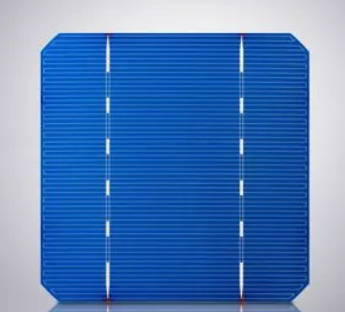
#> input picture PyProjects/cvpy/毕设2.0/img_14.png, 345 x 312 px
$ python s.py
#> lines starting #> are read from the running program, lines starting #| are printed output that depends on the picture; after the words box and inside, x2 and y2 are one past the last pixel; in counts of white or black regions, pixels touching at a corner belong together; long printed decimals are rounded
import cv2
import numpy as np
import re
# 提取感兴趣区域
def findROI(img1):
    # 将原图像转化成灰度图像
    gray = cv2.cvtColor(img1, cv2.COLOR_BGR2GRAY)
    # 将灰度图阈值处理转成二值图像
    ret, binary = cv2.threshold(gray, 120, 255, cv2.THRESH_BINARY_INV)
    # cv2.imshow("二值化", binary)
    # 查找绘制图像轮廓
    # contours, hierarchy = cv2.findContours(binary, cv2.RETR_LIST, cv2.CHAIN_APPROX_SIMPLE)
    contours, hierarchy = cv2.findContours(binary, cv2.RETR_EXTERNAL, cv2.CHAIN_APPROX_SIMPLE)

    mask = np.zeros(img1.shape, np.uint8)
    mask = cv2.drawContours(mask, contours, -1, (255, 255, 255), -1)
    # cv2.imshow("轮廓", mask)
    # 通过按位与操作，提取出感兴趣区域
    a1 = cv2.bitwise_and(img1, mask)
    # cv2.imshow("a1", mask)
    return a1
# 计算灰度均值
def dealImage(img):
    thresholdVal = 0
    res = -1

    while res <= 0:
        thresholdVal += 30
        a4 = cv2.cvtColor(img, cv2.COLOR_BGR2GRAY)
        retval, dst = cv2.threshold(a4, 135, 255, cv2.THRESH_BINARY)
        wi, hi = dst.shape
        for w in range(wi):
            for h in range(hi):
                if dst[w][h] == 255:
                    img[w][h] = 0
        # k = np.ones((3, 3), np.uint8)
        # img = cv2.morphologyEx(img, cv2.MORPH_CLOSE, k, iterations=6)
        r1 = cv2.medianBlur(img, 5)

        blueChannel = r1[:, :, 0]
        cv2.imshow("aa",blueChannel)
        w, h = blueChannel.shape
        num = 0
        sum = 0
        for i in range(w):
            for j in range(h):
                if (blueChannel[i][j] != 0):
                    sum += blueChannel[i][j]
                    num = num + 1
                    res = sum / num
    return res
# 统一图像大小
def resizeImage(img):
    size = (300, 300)
    img = cv2.resize(img, size)
    return img
# 显示结果
def analyse(res):
    if 115 <= res <= 135:
        imgRes1 = cv2.putText(img1, "color:DarkBlue", (0, 160), cv2.FONT_HERSHEY_SIMPLEX, 1, (0, 0, 125), 3)
        cv2.imshow("检测结果", imgRes1)
        print("颜色为深蓝的太阳能电池片")
    if 135 < res <= 155:
        imgRes1 = cv2.putText(img1, "color:MiddleBlue", (0, 160), cv2.FONT_HERSHEY_SIMPLEX, 1, (0, 0, 255), 3)
        cv2.imshow("检测结果", imgRes1)
        print("色差为中蓝的太阳能电池片")
    if 155 < res <= 175:
        imgRes1 = cv2.putText(img1, "color:LightBlue", (0, 160), cv2.FONT_HERSHEY_SIMPLEX, 1, (0, 0, 255), 3)
        # cv2.imshow("检测结果", img1)
        print("色差为浅蓝的太阳能电池片")
    else:
        print("请重试")
if __name__ == '__main__':
    imgName = r"img_14.png"
    a = re.split(r'/', imgName)
    img0 = cv2.imread(imgName)
#> img0 is the input picture: shape (312, 345, 3); mean B, G, R 184.3, 125.3, 81.1
    cv2.imshow("读取原图像",img0)
    img1 = resizeImage(img0)
    img2 = findROI(img1)
#> in findROI, `gray = cv2.cvtColor(img1, cv2.COLOR_BGR2GRAY)`:
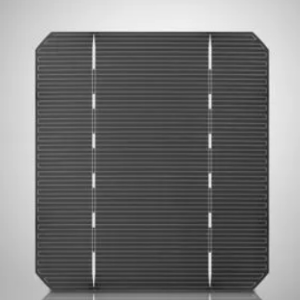
#> gray: shape (300, 300); min 30, max 244, mean 118.7
#> in findROI, `ret, binary = cv2.threshold(gray, 120, 255, cv2.THRESH_BINARY_INV)`:
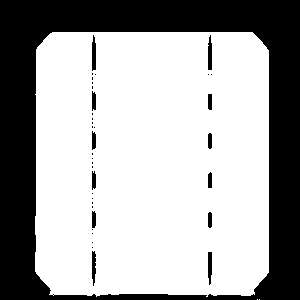
#> binary: shape (300, 300); 66.2% white; 37 black regions (24 under 20 px)
#> in findROI, `contours, hierarchy = cv2.findContours(binary, cv2.RETR_EXTERNAL, cv2...`: contours = 3 contours, 2 with area under 20; largest, box (x1, y1, x2, y2) and area: (35, 32, 269, 297) 60152
#> in findROI, `mask = cv2.drawContours(mask, contours, -1, (255, 255, 255), -1)`: mask: shape (300, 300, 3); 67.4% white; 1 black region, box (x1, y1, x2, y2) and area: (0, 0, 300, 300) 29378
    res = dealImage(img2)
#> in dealImage, `a4 = cv2.cvtColor(img, cv2.COLOR_BGR2GRAY)`:
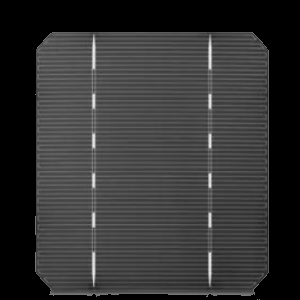
#> a4: shape (300, 300); min 0, max 240, mean 51
#> in dealImage, `retval, dst = cv2.threshold(a4, 135, 255, cv2.THRESH_BINARY)`:
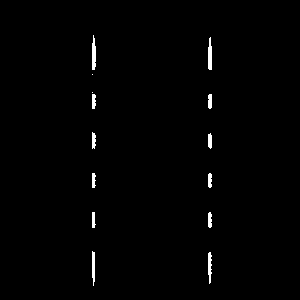
#> dst: shape (300, 300); 0.93% white; 14 white regions (2 under 20 px), largest, box (x1, y1, x2, y2) and area: (92, 35, 96, 70) 114, (208, 37, 212, 70) 111, (208, 252, 212, 284) 94
#> after the loop in dealImage, `for w in range(wi):`:
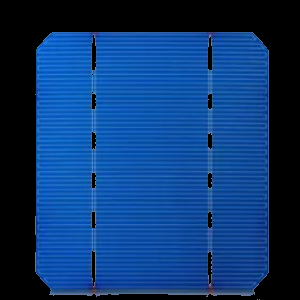
#> img: shape (300, 300, 3); mean of channels 0, 1, 2 111.8, 55.9, 12.5; drawn as B, G, R
#> in dealImage, `blueChannel = r1[:, :, 0]`:
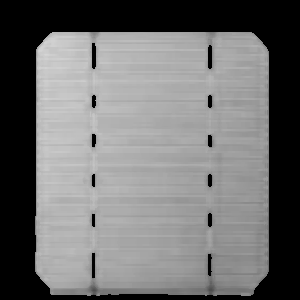
#> blueChannel: shape (300, 300); min 0, max 213, mean 111.3
#> after the loop in dealImage, `for i in range(w):`: num = 59918; sum = 10020161
#> res = 167.2
    print(res)
#| 167.231
    analyse(res)
#> in analyse, `imgRes1 = cv2.putText(img1, "color:LightBlue", (0, 160), cv2.FONT_HERS..`:
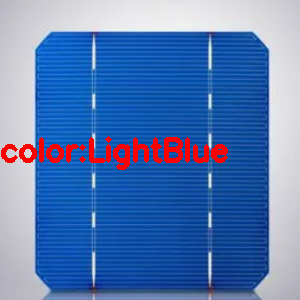
#> imgRes1: shape (300, 300, 3); mean of channels 0, 1, 2 178.7, 122, 87.5; drawn as B, G, R

    cv2.waitKey(0)

$ run again, with PyProjects/cvpy/毕设2.0/img_1.png copied over PyProjects/cvpy/毕设2.0/img_14.png
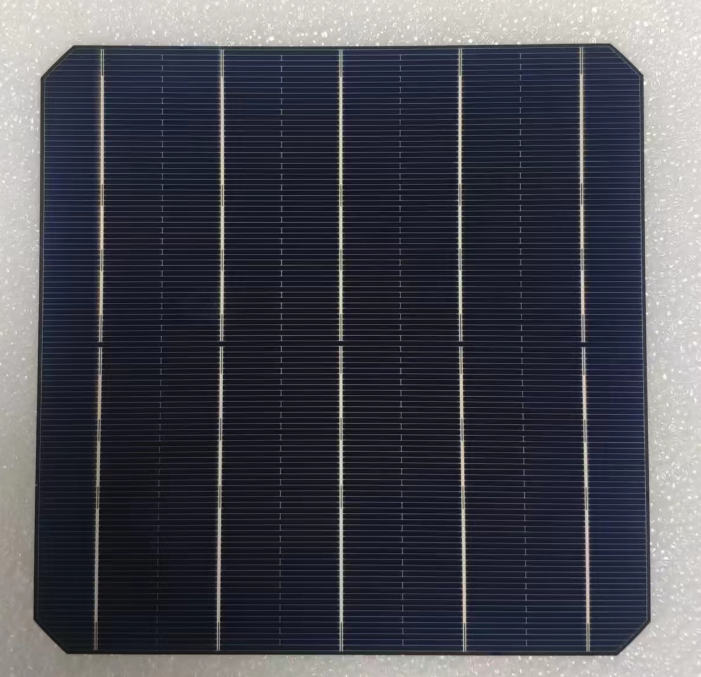
#> input picture PyProjects/cvpy/毕设2.0/img_1.png, 701 x 677 px
#> img0 is the input picture: shape (677, 701, 3); mean B, G, R 82.1, 73.5, 72.6
#> in findROI, `ret, binary = cv2.threshold(gray, 120, 255, cv2.THRESH_BINARY_INV)`:
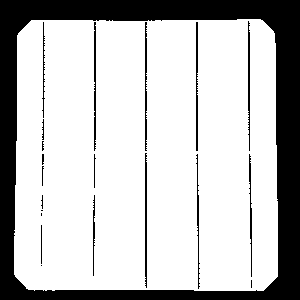
#> binary: shape (300, 300); 75.7% white; 21 black regions (6 under 20 px)
#> contours = 1 contour; box (x1, y1, x2, y2) and area: (14, 19, 278, 291) 69617
#> mask: shape (300, 300, 3); 77.9% white; 1 black region, box (x1, y1, x2, y2) and area: (0, 0, 300, 300) 19879
#> dst: shape (300, 300); 1.9% white in thin lines or dots, all inside (x1, y1, x2, y2) = (41, 21, 252, 288)
#> in dealImage, `blueChannel = r1[:, :, 0]`:
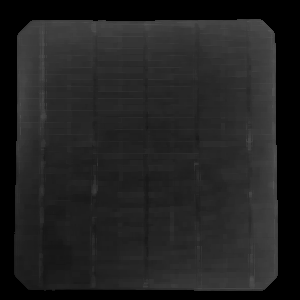
#> blueChannel: shape (300, 300); min 0, max 86, mean 33.9
#> after the loop in dealImage, `for i in range(w):`: num = 70113; sum = 3046601
#> res = 43.45
#| 43.453

$ run again, with PyProjects/cvpy/毕设2.0/img_11.png copied over PyProjects/cvpy/毕设2.0/img_14.png
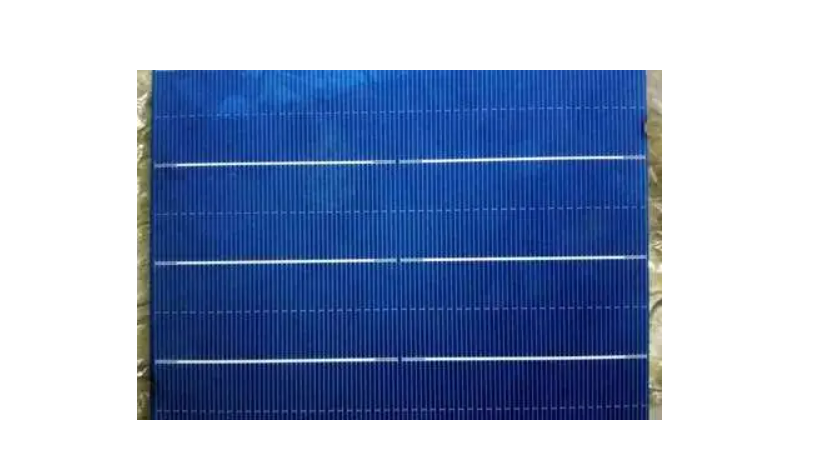
#> input picture PyProjects/cvpy/毕设2.0/img_11.png, 833 x 464 px
#> img0 is the input picture: shape (464, 833, 3); mean B, G, R 197.9, 166.3, 150
#> binary: shape (300, 300); 44.6% white; 7 white regions (6 under 20 px)
#> contours = 7 contours, 6 with area under 20; largest, box (x1, y1, x2, y2) and area: (49, 45, 238, 272) 40896
#> mask: shape (300, 300, 3); 45.9% white; 7 white regions (6 under 20 px), largest, box (x1, y1, x2, y2) and area: (49, 45, 238, 272) 41326
#> dst: shape (300, 300); 1.2% white in thin lines or dots, all inside (x1, y1, x2, y2) = (56, 100, 237, 235)
#> after the loop in dealImage, `for i in range(w):`: num = 41163; sum = 5374214
#> res = 130.6
#| 130.559
#> in analyse, `imgRes1 = cv2.putText(img1, "color:DarkBlue", (0, 160), cv2.FONT_HERSH..`:
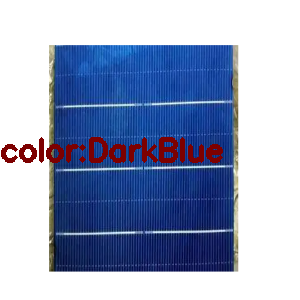
#> imgRes1: shape (300, 300, 3); mean of channels 0, 1, 2 193, 163.1, 151.4; drawn as B, G, R
